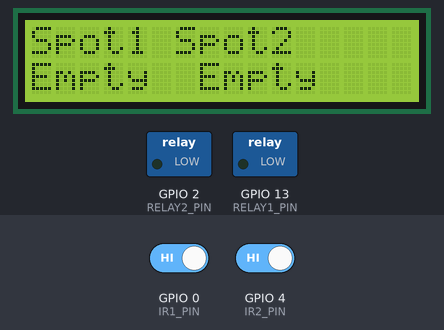
The sketch below on a simulated ESP8266 (Wemos D1 mini). Shown: 16×2 character LCD, switched loads named in the sketch (green lamp = pin HIGH). Inputs (shaded band) come from the test bench; at power-on: GPIO 0 (IR1_PIN) HIGH, GPIO 4 (IR2_PIN) HIGH. WiFi joins after 1.5 s; servers stay silent unless stated.

Above: at 3.1 s.
3.2 s: GPIO 0 (IR1_PIN) driven LOW
At 4.6 s:
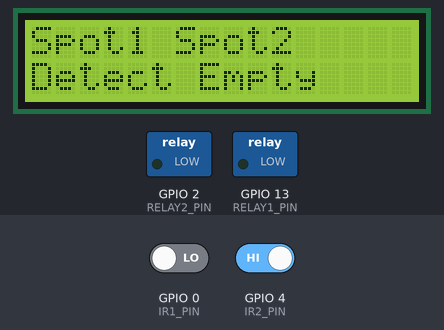
4.9 s: GPIO 4 (IR2_PIN) driven LOW
At 5.9 s:
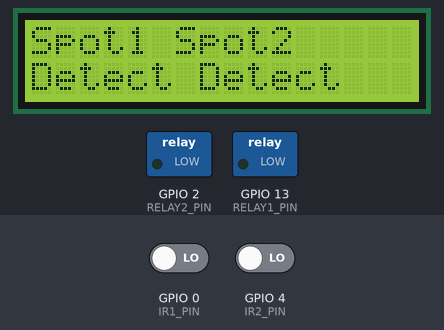
6.4 s: GPIO 0 (IR1_PIN) driven HIGH
At 7.0 s:
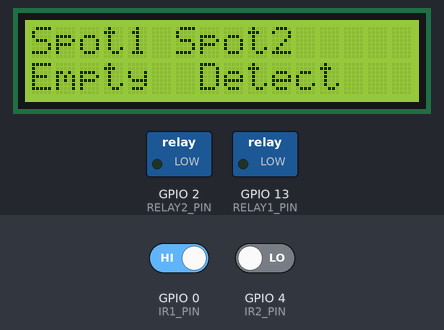
7.9 s: GPIO 4 (IR2_PIN) driven HIGH
At 9.4 s:
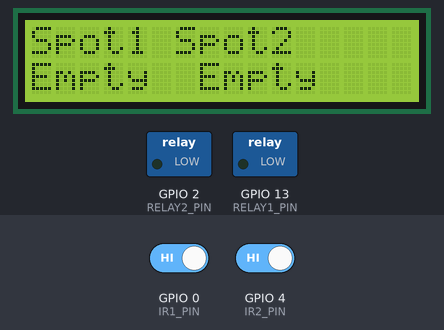
Timing chart, 0 to 10.4 s (numbered marks = the images above; inputs shaded):
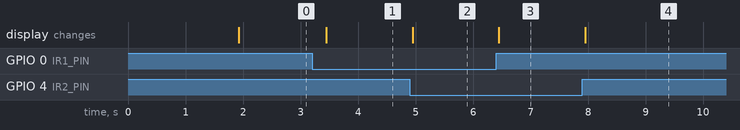

Measured:
- after the input at 3.2 s, the display: changes after 0.25 s (image 1)
- after the input at 4.9 s, the display: changes after 0.05 s (image 2)
- after the input at 6.4 s, the display: changes after 0.05 s (image 3)
- after the input at 7.9 s, the display: changes after 0.05 s (image 4)

The sketch:

parking_blynk_wemos.ino
```cpp
/*****************************************************
 * Wemos D1 (ESP8266) parking controller
 * - 2x IR sensors -> Blynk LED widgets + LCD status
 * - 2x Blynk Switch widgets -> 2x relay outputs
 * - Occupancy logs to Google Sheets via Apps Script
 *****************************************************/

#define BLYNK_TEMPLATE_ID "YOUR_TEMPLATE_ID"
#define BLYNK_TEMPLATE_NAME "ParkingMonitor"
#define BLYNK_AUTH_TOKEN "YOUR_BLYNK_AUTH_TOKEN"

#include <ESP8266WiFi.h>
#include <BlynkSimpleEsp8266.h>
#include <Wire.h>
#include <LiquidCrystal_I2C.h>
#include <ESP8266HTTPClient.h>
#include <WiFiClientSecureBearSSL.h>
#include <WiFiUdp.h>
#include <NTPClient.h>

// ------------------- Wi-Fi -------------------
char ssid[] = "YOUR_WIFI_SSID";
char pass[] = "YOUR_WIFI_PASSWORD";

// ------------------- Google Sheets -------------------
// Deploy an Apps Script web app and paste URL below.
// Example:
// https://script.google.com/macros/s/AKfycbxxxxxxxxxxxxxxxx/exec
const String GOOGLE_SCRIPT_URL = "YOUR_GOOGLE_APPS_SCRIPT_WEBAPP_URL";

// ------------------- Pin mapping (GPIO numbers) -------------------
// Relay1 -> D7 -> GPIO13
// Relay2 -> D9 -> GPIO2 (as requested)
// IR1    -> D8 -> GPIO0
// IR2    -> D4 -> GPIO4
// LCD SCL -> D5 -> GPIO14
// LCD SDA -> D6 -> GPIO12
constexpr uint8_t RELAY1_PIN = 13;
constexpr uint8_t RELAY2_PIN = 2;
constexpr uint8_t IR1_PIN = 0;
constexpr uint8_t IR2_PIN = 4;
constexpr uint8_t I2C_SDA_PIN = 12;
constexpr uint8_t I2C_SCL_PIN = 14;

// ------------------- Blynk virtual pins -------------------
// LED widgets (set mode to "LED")
constexpr uint8_t VPIN_LED_SPOT1 = V0;
constexpr uint8_t VPIN_LED_SPOT2 = V1;
// Switch widgets (set mode to "Switch")
constexpr uint8_t VPIN_SW_RELAY1 = V2;
constexpr uint8_t VPIN_SW_RELAY2 = V3;

// LCD at common I2C address 0x27 (change to 0x3F if needed)
LiquidCrystal_I2C lcd(0x27, 16, 2);

WiFiUDP ntpUDP;
NTPClient timeClient(ntpUDP, "pool.ntp.org", 19800, 60000);  // UTC+5:30, update every 60s

BlynkTimer timer;

struct SpotState {
  bool occupied = false;
  unsigned long occupiedSinceMs = 0;
};

SpotState spot1;
SpotState spot2;

// IR modules are usually active LOW when object detected.
constexpr bool IR_ACTIVE_LEVEL = LOW;

String urlEncode(const String &value) {
  String encoded;
  encoded.reserve(value.length() * 3);

  for (size_t i = 0; i < value.length(); i++) {
    const char c = value.charAt(i);

    if (isalnum(c) || c == '-' || c == '_' || c == '.' || c == '~') {
      encoded += c;
    } else if (c == ' ') {
      encoded += "%20";
    } else {
      char hex[4];
      snprintf(hex, sizeof(hex), "%%%02X", static_cast<uint8_t>(c));
      encoded += hex;
    }
  }

  return encoded;
}

void sendToGoogleSheet(const String &spot, unsigned long durationSec, const String &stopReason) {
  if (GOOGLE_SCRIPT_URL == "YOUR_GOOGLE_APPS_SCRIPT_WEBAPP_URL") {
    return;  // Skip until configured.
  }

  if (WiFi.status() != WL_CONNECTED) {
    return;
  }

  timeClient.update();
  unsigned long epoch = timeClient.getEpochTime();

  // Date and time are split by Apps Script if needed. Sending epoch + formatted time text.
  String dateTime = timeClient.getFormattedTime();

  String endpoint = GOOGLE_SCRIPT_URL;
  endpoint += "?epoch=" + String(epoch);
  endpoint += "&time=" + urlEncode(dateTime);
  endpoint += "&spot=" + urlEncode(spot);
  endpoint += "&duration=" + String(durationSec);
  endpoint += "&reason=" + urlEncode(stopReason);

  std::unique_ptr<BearSSL::WiFiClientSecure> client(new BearSSL::WiFiClientSecure);
  client->setInsecure();

  HTTPClient http;
  if (!http.begin(*client, endpoint)) {
    return;
  }

  http.setTimeout(4000);
  http.GET();
  http.end();
}

void updateLCD(bool s1Occupied, bool s2Occupied) {
  lcd.setCursor(0, 0);
  lcd.print("Spot1 Spot2    ");

  lcd.setCursor(0, 1);
  lcd.print(s1Occupied ? "Detect" : "Empty ");

  lcd.setCursor(6, 1);
  lcd.print(" ");

  lcd.setCursor(7, 1);
  lcd.print(s2Occupied ? "Detect" : "Empty ");
}

void processSpot(uint8_t irPin, SpotState &spot, const String &spotName, uint8_t ledVpin) {
  const bool occupiedNow = (digitalRead(irPin) == IR_ACTIVE_LEVEL);

  if (occupiedNow != spot.occupied) {
    spot.occupied = occupiedNow;
    Blynk.virtualWrite(ledVpin, occupiedNow ? 255 : 0);

    if (occupiedNow) {
      spot.occupiedSinceMs = millis();
      sendToGoogleSheet(spotName, 0, "Detected");
    } else {
      unsigned long occupiedDurationSec = 0;
      if (spot.occupiedSinceMs > 0) {
        occupiedDurationSec = (millis() - spot.occupiedSinceMs) / 1000;
      }
      sendToGoogleSheet(spotName, occupiedDurationSec, "Car Left");
      spot.occupiedSinceMs = 0;
    }
  }
}

void publishStatus() {
  processSpot(IR1_PIN, spot1, "Spot1", VPIN_LED_SPOT1);
  processSpot(IR2_PIN, spot2, "Spot2", VPIN_LED_SPOT2);
  updateLCD(spot1.occupied, spot2.occupied);
}

BLYNK_CONNECTED() {
  Blynk.syncVirtual(VPIN_SW_RELAY1, VPIN_SW_RELAY2);
  Blynk.virtualWrite(VPIN_LED_SPOT1, spot1.occupied ? 255 : 0);
  Blynk.virtualWrite(VPIN_LED_SPOT2, spot2.occupied ? 255 : 0);
}

BLYNK_WRITE(VPIN_SW_RELAY1) {
  const int relayState = param.asInt();
  digitalWrite(RELAY1_PIN, relayState ? HIGH : LOW);
}

BLYNK_WRITE(VPIN_SW_RELAY2) {
  const int relayState = param.asInt();
  digitalWrite(RELAY2_PIN, relayState ? HIGH : LOW);
}

void setup() {
  Serial.begin(115200);

  pinMode(IR1_PIN, INPUT_PULLUP);
  pinMode(IR2_PIN, INPUT_PULLUP);

  pinMode(RELAY1_PIN, OUTPUT);
  pinMode(RELAY2_PIN, OUTPUT);

  digitalWrite(RELAY1_PIN, LOW);
  digitalWrite(RELAY2_PIN, LOW);

  Wire.begin(I2C_SDA_PIN, I2C_SCL_PIN);
  lcd.init();
  lcd.backlight();
  lcd.clear();
  lcd.setCursor(0, 0);
  lcd.print("Parking System");
  lcd.setCursor(0, 1);
  lcd.print("Booting...");

  WiFi.begin(ssid, pass);
  while (WiFi.status() != WL_CONNECTED) {
    delay(500);
  }

  timeClient.begin();

  Blynk.config(BLYNK_AUTH_TOKEN);
  Blynk.connect();

  // Initial status push
  publishStatus();

  // Poll IR sensors and update outputs every 300 ms
  timer.setInterval(300L, publishStatus);
}

void loop() {
  Blynk.run();
  timer.run();
}
```
